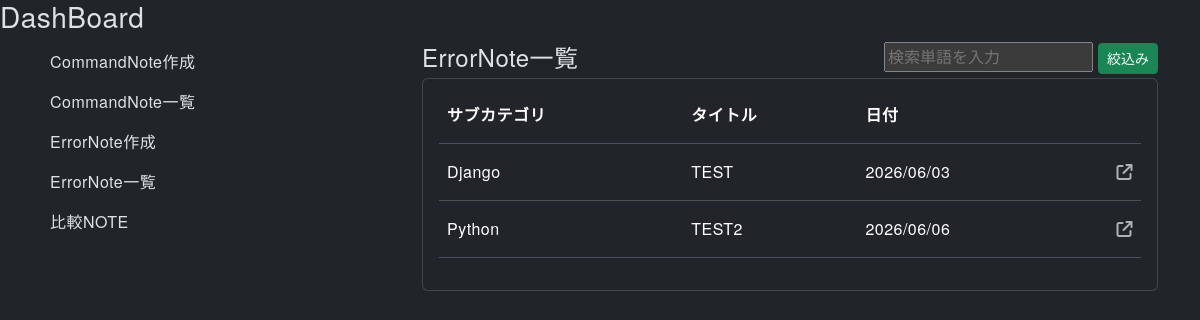
Page /errornote/index/ on the earlier database version.
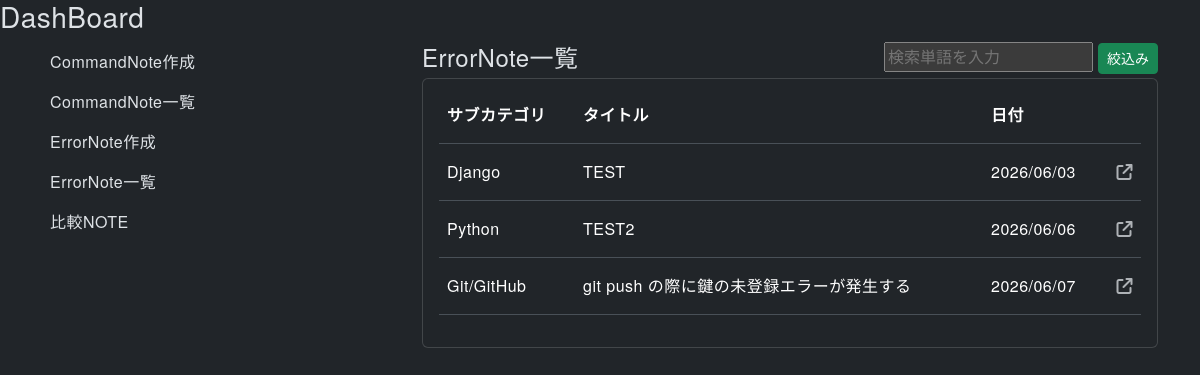
Same page on the later database version.
### errornote/models.py (models this page shows, shortened)
class ErrorNote(models.Model):
  order = models.IntegerField(default=0)
  sub_category = models.ForeignKey(SubCategory, on_delete=models.PROTECT)
  title = models.CharField(max_length=255)
  error_message = models.TextField()
  target_file = models.TextField(blank=True)
  resolution = models.TextField(blank=True)
  reference = models.TextField(blank=True)
  created_at = models.DateTimeField(auto_now_add=True)
  updated_at = models.DateTimeField(auto_now=True)
  class Meta:
    ordering = ['order', 'id']

### commandnote/models.py (models this page shows)
class SubCategory(models.Model):
  order = models.IntegerField(default=0)
  main_category = models.ForeignKey(MainCategory, on_delete=models.CASCADE)
  name = models.CharField(max_length=15)
  class Meta:
    ordering = ['order', 'id']
  def __str__(self):
    return self.name

### errornote/views.py (the view)
# urls.py: path('index/', views.index, name='index'),
def index(request):
  error_notes = ErrorNote.objects.all()
  return render(request, 'errornote/index.html', {'error_notes': error_notes})

### errornote/templates/errornote/index.html (shortened to what this page needs)
{% extends 'commandnote/base.html' %}
{% block content %}
  <h3>DashBoard</h3>
  <div class="container">
    <div class="row">
      <div class="'col-12">
        <div class="row">
          <div class="'col-12 col-md-4">
            {% include '_sidebar.html' %}
          </div>
          <div class="'col-12 col-md-8">
            <div class="d-flex justify-content-between align-items-center mb-1">
              <div>
                <h4 class="m-0">ErrorNote一覧</h4>
              </div>
              <form class="" method="GET" action="{% url 'errornote:index' %}">
                <input type="text" name="search_word" placeholder="検索単語を入力" >
                <button type="submit" class="btn btn-sm btn-success">絞込み</button>
              </form>
            </div>
            <div class="card p-3 mb-3">
              <table class="table table-hover">
                <thead>
                  <tr class="align-middle">
                    <th class="pb-3">サブカテゴリ</th>
                    <th class="pb-3">タイトル</th>
                    <th class="pb-3">日付</th>
                    <th class="pb-3"></th>
                  </tr>
                </thead>
                <tbody>
                  {% for note in error_notes %}
                    <tr class="align-middle position-relative">
                      <td class="pt-3 pb-3">{{ note.sub_category }}</td>
                      <td class="pt-3 pb-3">{{ note.title }}</td>
                      <td class="pt-3 pb-3">{{ note.created_at|date:"Y/m/d" }}</td>
                      <td class="text-end pt-3 pb-3">
                        <a href="{% url 'errornote:show' id=note.id %}" class="stretched-link">
                          <i class="fa-solid fa-arrow-up-right-from-square text-muted"></i>
                        </a>
                      </td>
                    </tr>
                  {% endfor %}
                </tbody>
              </table>
            </div>
          </div>
        </div>
      </div>
    </div>
  </div>
{% endblock %}

Differences in the rows shown:
added ErrorNote: sub_category "Git/GitHub", title "git push の際に鍵の未登録エラーが発生する", created_at "2026/06/07"
